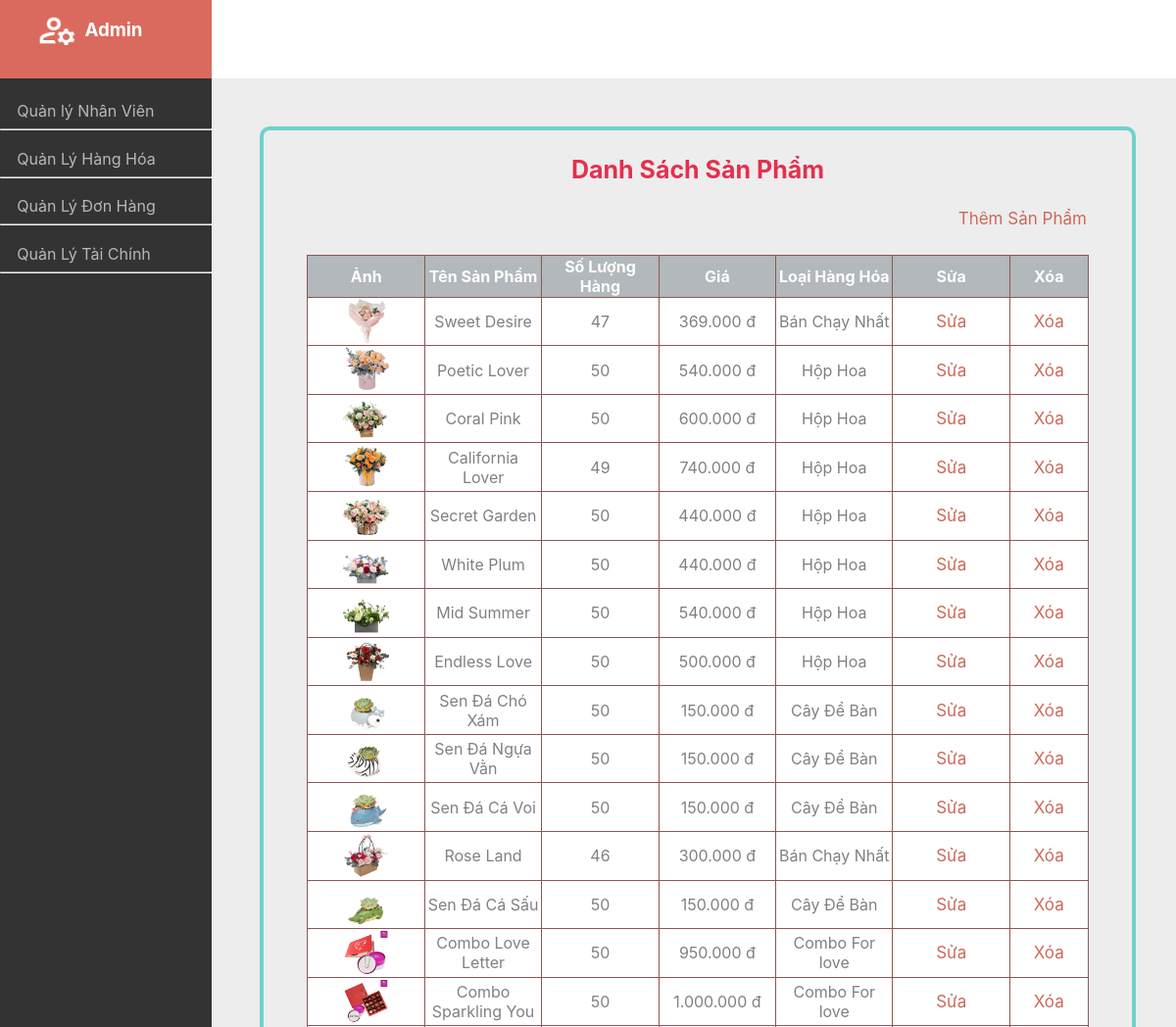
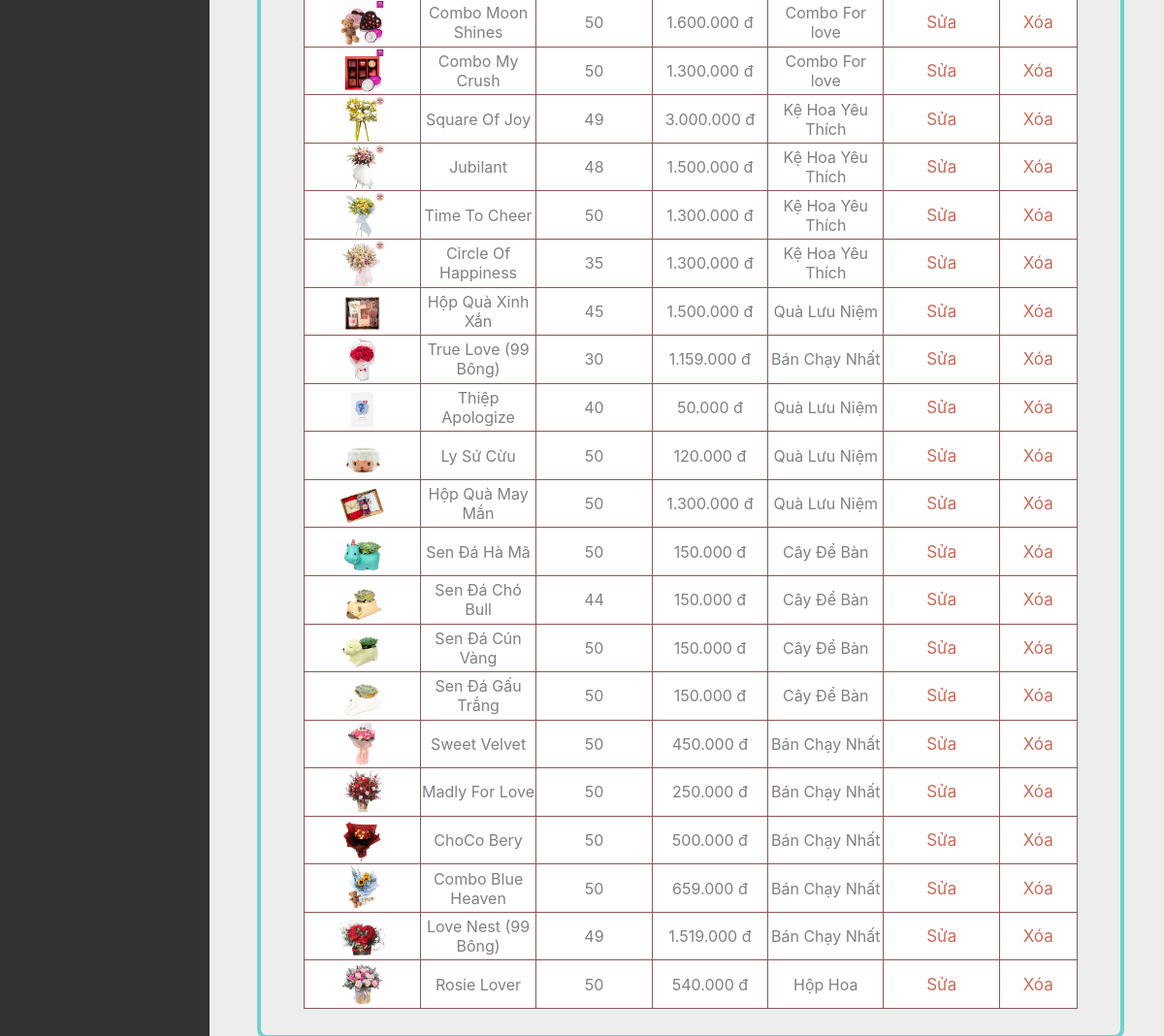
The app's page /admin/index.php with its own data (2 pictures, top to bottom).
### tables this page shows
CREATE TABLE `hanghoa` (
  `MSHH` varchar(255) NOT NULL,
  `TenHH` varchar(255) NOT NULL,
  `QuyCach` varchar(1000) NOT NULL,
  `Gia` int(11) NOT NULL,
  `SoLuongHang` int(11) NOT NULL DEFAULT 0,
  `MaLoaiHang` varchar(255) NOT NULL,
  `GhiChu` varchar(255) NOT NULL,
  `HinhAnh` varchar(255) NOT NULL
);

CREATE TABLE `loaihanghoa` (
  `MaLoaiHang` varchar(255) NOT NULL,
  `TenLoaiHang` varchar(255) NOT NULL
);

### admin/index.php (the view, shortened to what this page needs)
<html lang="en">
<head>
    <link rel="stylesheet" href="admin.css">
</head>
<?php
$conn = mysqli_connect('localhost', 'root', '', 'quanlydathang');
mysqli_set_charset($conn, 'UTF8');
?>
<body>
    <div class="header">
        <div class="name">
            <img src="../img/admin.png" alt="" >
            <h3>Admin</h3>
        </div>
        <div class="right"></div>
    </div>
    <div class="father">
            <div class="menu">
                 <a href="nhanvien.php">
                    <div class="sidebar">
                       <span>Quản lý Nhân Viên</span>
                           <hr>
                   </div>
                </a>
                <a href="index.php">
                    <div class="sidebar">
                       <span>Quản Lý Hàng Hóa</span>
                           <hr>
                   </div>
                </a>
                <a href="donhang.php">
                    <div class="sidebar">
                       <span>Quản Lý Đơn Hàng</span>
                           <hr>
                   </div>
                </a>
                <a href="taichinh.php">
                    <div class="sidebar">
                       <span>Quản Lý Tài Chính</span>
                           <hr>
                   </div>
                </a>
            </div>
                <div class="inf">
                        <div class="list_product">
                                <h3>Danh Sách Sản Phẩm</h3>
                                    <a class="them" href="add_product.php">Thêm Sản Phẩm</a>
                                <table class="table_hanghoa">
                                    <tr>
                                        <th>Ảnh</th>
                                        <th>Tên Sản Phẩm</th>
                                        <th>Số Lượng Hàng</th>
                                        <th>Giá</th>
                                        <th>Loại Hàng Hóa</th>
                                        <th>Sửa</th>
                                        <th>Xóa</th>
                                    </tr>
                                    <?php
                                        $sql="select tenloaihang,mshh,tenhh,hinhanh,gia,quycach,soluonghang from hanghoa join loaihanghoa on hanghoa.maloaihang=loaihanghoa.maloaihang";
                                        $result=mysqli_query($conn, $sql);
                                        if(mysqli_num_rows($result) >0){
                                            while ($product=mysqli_fetch_assoc($result)){
                                                $gia=number_format($product["gia"],0,',','.');
                                                echo("
                                                    <tr>
                                                        <td><img src='../img/".$product['hinhanh']."' ></td>
                                                        <td><span>".$product['tenhh']."</span></td>
                                                        <td><span>".$product['soluonghang']."</span></td>
                                                        <td><span>".$gia." đ</span></td>
                                                        <td><span>".$product['tenloaihang']."</span></td>
                                                        <td><a href='sua_product.php?mshh=".$product['mshh']."'>Sửa</a></td>
                                                        <td><a href='update_hanghoa.php?mshh=".$product['mshh']."&action=xoahh'>Xóa</a></td>
                                                    </tr>
                                                ");
                                            }
                                        }
                                    ?>
                                    </table>
                        </div>
                </div>
    </div>
</body>
</html>

### admin/admin.css (style rules this page uses)
body { margin: 0%; font-family: -apple-system, BlinkMacSystemFont, 'Segoe UI', Roboto, Oxygen, Ubuntu, Cantarell, 'Open Sans', 'Helvetica Neue', sans-serif; background-color:#ededed; }
.header { height: 10%; display: flex; }
.right { width: 82%; background-color: white; }
.name { background-color: brown; display: flex; width: 18%; text-align: center; color: white; background-color:#da6a5e; }
.name img { height: 50%; width: 20%; margin-top: 5%; margin-right: 3%; margin-left: 17%; }
.father { display: flex; width: 100%; min-height: 100%; }
.menu { width: 18%; padding-top: 1%; background-color: #333333; min-height: 100%; }
.sidebar { padding-top: 5%; transition: 0.3s; }
.sidebar span { margin-left: 8%; }
.menu a { text-decoration: none; color: #B8b8b8; }
.inf { width: 82%; background-color: #ededed; }
table { background-color: white; margin-top: 3%; margin-left: 5%; margin-right: 5%; margin-bottom:3% ; }
table, th, td { border-collapse: collapse; border: 1px solid rgb(143, 85, 85); text-align: center; }
td span { color:grey; }
.list_product { margin-left: 5%; margin-right: 5%; margin-top: 5%; margin-bottom: 5%; border: 4px solid rgb(112, 209, 204); border-radius: 10px; width: 90%; }
.list_product h3 { text-align: center; font-size: 25px; color: rgb(228, 48, 78); }
table img { width: 40%; }
.list_product a { text-align: center; text-decoration: none; color: rgb(202, 106, 89); font-size: 17px; }
.list_product .table_hanghoa td { width: 15%; }
.list_product table th { background-color: rgba(82, 96, 102, 0.445); color: white; }
.them { text-align: center ; margin-left: 80%; font-size: 17px; color: rgb(34, 22, 22); }

### records on screen
hanghoa: HinhAnh (picture), TenHH "Sweet Desire", SoLuongHang "47", Gia "369.000", MaLoaiHang.TenLoaiHang "Bán Chạy Nhất"
hanghoa: HinhAnh (picture), TenHH "Poetic Lover", SoLuongHang "50", Gia "540.000", MaLoaiHang.TenLoaiHang "Hộp Hoa"
hanghoa: HinhAnh (picture), TenHH "Coral Pink", SoLuongHang "50", Gia "600.000", MaLoaiHang.TenLoaiHang "Hộp Hoa"
hanghoa: HinhAnh (picture), TenHH "California Lover", SoLuongHang "49", Gia "740.000", MaLoaiHang.TenLoaiHang "Hộp Hoa"
hanghoa: HinhAnh (picture), TenHH "Secret Garden", SoLuongHang "50", Gia "440.000", MaLoaiHang.TenLoaiHang "Hộp Hoa"
hanghoa: HinhAnh (picture), TenHH "White Plum", SoLuongHang "50", Gia "440.000", MaLoaiHang.TenLoaiHang "Hộp Hoa"
hanghoa: HinhAnh (picture), TenHH "Mid Summer", SoLuongHang "50", Gia "540.000", MaLoaiHang.TenLoaiHang "Hộp Hoa"
hanghoa: HinhAnh (picture), TenHH "Endless Love", SoLuongHang "50", Gia "500.000", MaLoaiHang.TenLoaiHang "Hộp Hoa"
hanghoa: HinhAnh (picture), TenHH "Sen Đá Chó Xám", SoLuongHang "50", Gia "150.000", MaLoaiHang.TenLoaiHang "Cây Để Bàn"
hanghoa: HinhAnh (picture), TenHH "Sen Đá Ngựa Vằn", SoLuongHang "50", Gia "150.000", MaLoaiHang.TenLoaiHang "Cây Để Bàn"
hanghoa: HinhAnh (picture), TenHH "Sen Đá Cá Voi", SoLuongHang "50", Gia "150.000", MaLoaiHang.TenLoaiHang "Cây Để Bàn"
hanghoa: HinhAnh (picture), TenHH "Rose Land", SoLuongHang "46", Gia "300.000", MaLoaiHang.TenLoaiHang "Bán Chạy Nhất"
hanghoa: HinhAnh (picture), TenHH "Sen Đá Cá Sấu", SoLuongHang "50", Gia "150.000", MaLoaiHang.TenLoaiHang "Cây Để Bàn"
hanghoa: HinhAnh (picture), TenHH "Combo Love Letter", SoLuongHang "50", Gia "950.000", MaLoaiHang.TenLoaiHang "Combo For love"
hanghoa: HinhAnh (picture), TenHH "Combo Sparkling You", SoLuongHang "50", Gia "1.000.000", MaLoaiHang.TenLoaiHang "Combo For love"
hanghoa: HinhAnh (picture), TenHH "Combo Moon Shines", SoLuongHang "50", Gia "1.600.000", MaLoaiHang.TenLoaiHang "Combo For love"
hanghoa: HinhAnh (picture), TenHH "Combo My Crush", SoLuongHang "50", Gia "1.300.000", MaLoaiHang.TenLoaiHang "Combo For love"
hanghoa: HinhAnh (picture), TenHH "Square Of Joy", SoLuongHang "49", Gia "3.000.000", MaLoaiHang.TenLoaiHang "Kệ Hoa Yêu Thích"
hanghoa: HinhAnh (picture), TenHH "Jubilant", SoLuongHang "48", Gia "1.500.000", MaLoaiHang.TenLoaiHang "Kệ Hoa Yêu Thích"
hanghoa: HinhAnh (picture), TenHH "Time To Cheer", SoLuongHang "50", Gia "1.300.000", MaLoaiHang.TenLoaiHang "Kệ Hoa Yêu Thích"
hanghoa: HinhAnh (picture), TenHH "Circle Of Happiness", SoLuongHang "35", Gia "1.300.000", MaLoaiHang.TenLoaiHang "Kệ Hoa Yêu Thích"
hanghoa: HinhAnh (picture), TenHH "Hộp Quà Xinh Xắn", SoLuongHang "45", Gia "1.500.000", MaLoaiHang.TenLoaiHang "Quà Lưu Niệm"
hanghoa: HinhAnh (picture), TenHH "True Love (99 Bông)", SoLuongHang "30", Gia "1.159.000", MaLoaiHang.TenLoaiHang "Bán Chạy Nhất"
hanghoa: HinhAnh (picture), TenHH "Thiệp Apologize", SoLuongHang "40", Gia "50.000", MaLoaiHang.TenLoaiHang "Quà Lưu Niệm"
hanghoa: HinhAnh (picture), TenHH "Ly Sứ Cừu", SoLuongHang "50", Gia "120.000", MaLoaiHang.TenLoaiHang "Quà Lưu Niệm"
hanghoa: HinhAnh (picture), TenHH "Hộp Quà May Mắn", SoLuongHang "50", Gia "1.300.000", MaLoaiHang.TenLoaiHang "Quà Lưu Niệm"
hanghoa: HinhAnh (picture), TenHH "Sen Đá Hà Mã", SoLuongHang "50", Gia "150.000", MaLoaiHang.TenLoaiHang "Cây Để Bàn"
hanghoa: HinhAnh (picture), TenHH "Sen Đá Chó Bull", SoLuongHang "44", Gia "150.000", MaLoaiHang.TenLoaiHang "Cây Để Bàn"
hanghoa: HinhAnh (picture), TenHH "Sen Đá Cún Vàng", SoLuongHang "50", Gia "150.000", MaLoaiHang.TenLoaiHang "Cây Để Bàn"
hanghoa: HinhAnh (picture), TenHH "Sen Đá Gấu Trắng", SoLuongHang "50", Gia "150.000", MaLoaiHang.TenLoaiHang "Cây Để Bàn"
hanghoa: HinhAnh (picture), TenHH "Sweet Velvet", SoLuongHang "50", Gia "450.000", MaLoaiHang.TenLoaiHang "Bán Chạy Nhất"
hanghoa: HinhAnh (picture), TenHH "Madly For Love", SoLuongHang "50", Gia "250.000", MaLoaiHang.TenLoaiHang "Bán Chạy Nhất"
hanghoa: HinhAnh (picture), TenHH "ChoCo Bery", SoLuongHang "50", Gia "500.000", MaLoaiHang.TenLoaiHang "Bán Chạy Nhất"
hanghoa: HinhAnh (picture), TenHH "Combo Blue Heaven", SoLuongHang "50", Gia "659.000", MaLoaiHang.TenLoaiHang "Bán Chạy Nhất"
hanghoa: HinhAnh (picture), TenHH "Love Nest (99 Bông)", SoLuongHang "49", Gia "1.519.000", MaLoaiHang.TenLoaiHang "Bán Chạy Nhất"
hanghoa: HinhAnh (picture), TenHH "Rosie Lover", SoLuongHang "50", Gia "540.000", MaLoaiHang.TenLoaiHang "Hộp Hoa"
